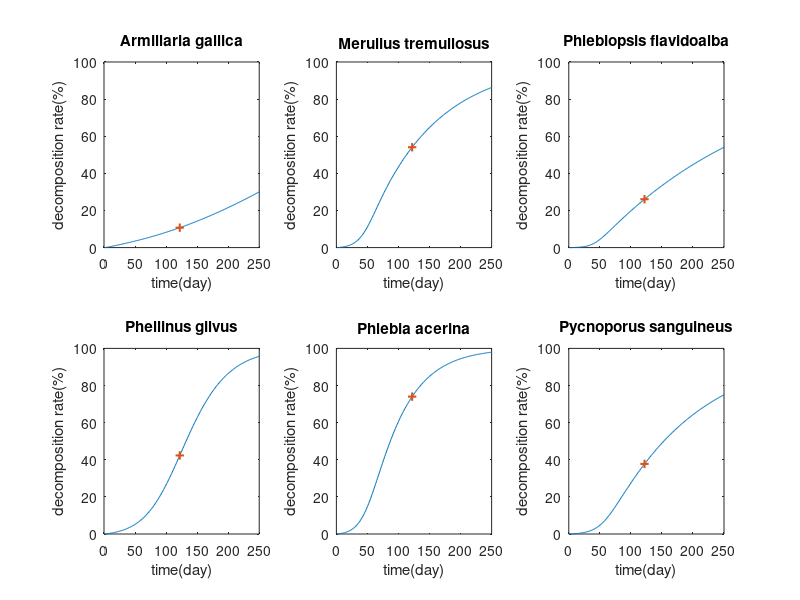

Write the MATLAB code that produced this figure.
clear
%choose you want to use 16/22
load data_a_b22
load data_cons22

%which sample you wanna chooce and how long you want to print
choice = [8 19 22 23 29 30];
plot_t = 250;

[x, y, r, d] = deal(zeros(plot_t,1));
x(1)=1;
name={'Armillaria gallica','Merulius tremullosus','Phlebiopsis flavidoalba',...
    'Phellinus gilvus','Phlebia acerina','Pycnoporus sanguineus'};

for i = 1:6
    sample_number = choice(i);
    m= trade_off(sample_number);
    r_star= extension_rate(sample_number);
    a = a_b(sample_number, 1);
    b = a_b(sample_number, 2);
    for t=1:plot_t
        r(t+1)=(1-y(t)/100)*r_star/100*(1-x(t)/100);
        x(t+1)=x(t)*(1+r(t+1));
        d(t+1)=(a/1000*r(t+1)+b/1000*exp(m))*(1-y(t)/100);
        y(t+1)=y(t)+d(t)*x(t+1);
    end
    subplot(2, 3, i)
    plot(1:plot_t+1,y,'-',122, y(122),'+', ...
        'LineWidth',1.5)
    axis([0 250 0 100])
    xlabel("time(day)")
    ylabel("decomposition rate(%)")
    title(name(i))
end